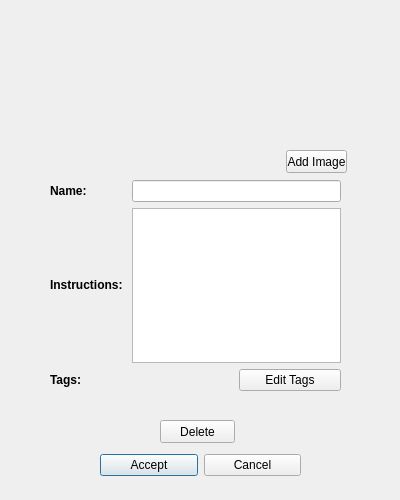
<?xml version="1.0" encoding="UTF-8"?>
<ui version="4.0">
 <class>AddExerciseWindow</class>
 <widget class="QDialog" name="AddExerciseWindow">
  <property name="geometry">
   <rect>
    <x>0</x>
    <y>0</y>
    <width>400</width>
    <height>500</height>
   </rect>
  </property>
  <property name="windowTitle">
   <string>Add Exercise</string>
  </property>
  <widget class="QWidget" name="horizontalLayoutWidget">
   <property name="geometry">
    <rect>
     <x>100</x>
     <y>450</y>
     <width>201</width>
     <height>31</height>
    </rect>
   </property>
   <layout class="QHBoxLayout" name="button_layout">
    <item>
     <widget class="QPushButton" name="accept_button">
      <property name="text">
       <string>Accept</string>
      </property>
     </widget>
    </item>
    <item>
     <widget class="QPushButton" name="cancel_button">
      <property name="text">
       <string>Cancel</string>
      </property>
     </widget>
    </item>
   </layout>
  </widget>
  <widget class="QWidget" name="gridLayoutWidget">
   <property name="geometry">
    <rect>
     <x>50</x>
     <y>180</y>
     <width>291</width>
     <height>231</height>
    </rect>
   </property>
   <layout class="QGridLayout" name="gridLayout">
    <item row="0" column="1" colspan="2">
     <widget class="QLineEdit" name="name_edit"/>
    </item>
    <item row="1" column="1" colspan="2">
     <widget class="QPlainTextEdit" name="instructions_edit"/>
    </item>
    <item row="0" column="0">
     <widget class="QLabel" name="name_label">
      <property name="text">
       <string>&lt;html&gt;&lt;head/&gt;&lt;body&gt;&lt;p&gt;&lt;span style=&quot; font-weight:600;&quot;&gt;Name:&lt;/span&gt;&lt;/p&gt;&lt;/body&gt;&lt;/html&gt;</string>
      </property>
     </widget>
    </item>
    <item row="1" column="0">
     <widget class="QLabel" name="instructions_label">
      <property name="text">
       <string>&lt;html&gt;&lt;head/&gt;&lt;body&gt;&lt;p&gt;&lt;span style=&quot; font-weight:600;&quot;&gt;Instructions: &lt;/span&gt;&lt;/p&gt;&lt;/body&gt;&lt;/html&gt;</string>
      </property>
     </widget>
    </item>
    <item row="2" column="2">
     <widget class="QPushButton" name="edit_tags_button">
      <property name="text">
       <string>Edit Tags</string>
      </property>
     </widget>
    </item>
    <item row="2" column="0">
     <widget class="QLabel" name="tags_label">
      <property name="text">
       <string>&lt;html&gt;&lt;head/&gt;&lt;body&gt;&lt;p&gt;&lt;span style=&quot; font-weight:600;&quot;&gt;Tags: &lt;/span&gt;&lt;/p&gt;&lt;/body&gt;&lt;/html&gt;</string>
      </property>
     </widget>
    </item>
    <item row="3" column="0" colspan="3">
     <widget class="QLabel" name="current_tags_label">
      <property name="text">
       <string/>
      </property>
     </widget>
    </item>
   </layout>
  </widget>
  <widget class="QLabel" name="image">
   <property name="geometry">
    <rect>
     <x>120</x>
     <y>20</y>
     <width>150</width>
     <height>150</height>
    </rect>
   </property>
   <property name="text">
    <string/>
   </property>
   <property name="scaledContents">
    <bool>true</bool>
   </property>
  </widget>
  <widget class="QPushButton" name="add_image_button">
   <property name="geometry">
    <rect>
     <x>286</x>
     <y>150</y>
     <width>61</width>
     <height>23</height>
    </rect>
   </property>
   <property name="text">
    <string>Add Image</string>
   </property>
  </widget>
  <widget class="QPushButton" name="delete_button">
   <property name="geometry">
    <rect>
     <x>160</x>
     <y>420</y>
     <width>75</width>
     <height>23</height>
    </rect>
   </property>
   <property name="text">
    <string>Delete</string>
   </property>
  </widget>
 </widget>
 <resources/>
 <connections/>
</ui>
